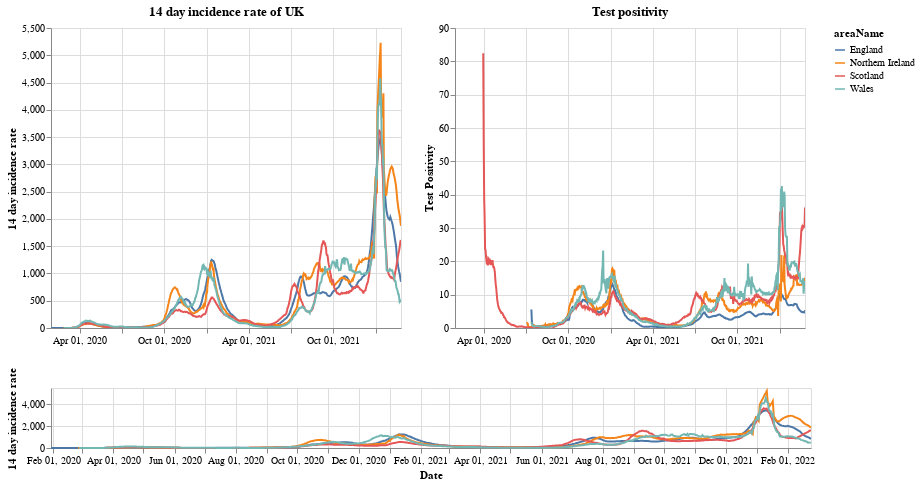

Notebook source saved alongside this figure:
### Markdown cell above
# Plots

First a plot with each country in the UK. The top right shows the positivity rate for (which is the percentage of registered tests which were positive) while the top left is the 14 day incidence rate. The bottom chart can be used to select the timeframe (does not work on a mobile device).

### Code cell
#collapse
brush = alt.selection(type='interval', name='DateBrush',encodings=['x'],fields=['Time'])
leg_selection = alt.selection_multi(fields=['areaName'], bind='legend')

base = alt.Chart(uk_cases).mark_line().encode(
    x=alt.X("yearmonthdate(date):T", axis=alt.Axis(title='Date')),
    y=alt.Y("twoWeeklyCasesRate:Q", axis=alt.Axis(title='14 day incidence rate')),
    tooltip=['areaName', 'date','twoWeeklyCasesRate', 'testPositivity'],
    color='areaName',
    opacity=alt.condition(leg_selection, alt.value(2), alt.value(0.1))
).add_selection(leg_selection).properties(width=350)

upper = base.encode(alt.X('yearmonthdate(date):T', axis=alt.Axis(title=''),
                         scale=alt.Scale(domain=brush))
                   ).properties(title=f'14 day incidence rate of UK')
upper_right = upper.encode(alt.Y('testPositivity:Q', axis=alt.Axis(title='Test Positivity'))).properties(title='Test positivity')
lower = base.properties(height=60, width = 760).add_selection(brush)

(upper | upper_right) & lower

### Figure 1 — Vega-Lite specification as saved in the notebook (floating-point values rounded to 4 significant figures; data arrays with more than 128 entries replaced by an {"elided": "..."} marker saying what was removed)
{"config": {"view": {"continuousWidth": 400, "continuousHeight": 300}}, "vconcat": [{"hconcat": [{"mark": "line", "encoding": {"color": {"type": "nominal", "field": "areaName"}, "opacity": {"condition": {"value": 2, "selection": "selector001"}, "value": 0.1}, "tooltip": [{"type": "nominal", "field": "areaName"}, {"type": "temporal", "field": "date"}, {"type": "quantitative", "field": "twoWeeklyCasesRate"}, {"type": "quantitative", "field": "testPositivity"}], "x": {"type": "temporal", "axis": {"title": ""}, "field": "date", "scale": {"domain": {"selection": "DateBrush"}}, "timeUnit": "yearmonthdate"}, "y": {"type": "quantitative", "axis": {"title": "14 day incidence rate"}, "field": "twoWeeklyCasesRate"}}, "selection": {"selector001": {"type": "multi", "fields": ["areaName"], "bind": "legend"}}, "title": "14 day incidence rate of UK", "width": 350}, {"mark": "line", "encoding": {"color": {"type": "nominal", "field": "areaName"}, "opacity": {"condition": {"value": 2, "selection": "selector001"}, "value": 0.1}, "tooltip": [{"type": "nominal", "field": "areaName"}, {"type": "temporal", "field": "date"}, {"type": "quantitative", "field": "twoWeeklyCasesRate"}, {"type": "quantitative", "field": "testPositivity"}], "x": {"type": "temporal", "axis": {"title": ""}, "field": "date", "scale": {"domain": {"selection": "DateBrush"}}, "timeUnit": "yearmonthdate"}, "y": {"type": "quantitative", "axis": {"title": "Test Positivity"}, "field": "testPositivity"}}, "selection": {"selector001": {"type": "multi", "fields": ["areaName"], "bind": "legend"}}, "title": "Test positivity", "width": 350}]}, {"mark": "line", "encoding": {"color": {"type": "nominal", "field": "areaName"}, "opacity": {"condition": {"value": 2, "selection": "selector001"}, "value": 0.1}, "tooltip": [{"type": "nominal", "field": "areaName"}, {"type": "temporal", "field": "date"}, {"type": "quantitative", "field": "twoWeeklyCasesRate"}, {"type": "quantitative", "field": "testPositivity"}], "x": {"type": "temporal", "axis": {"title": "Date"}, "field": "date", "timeUnit": "yearmonthdate"}, "y": {"type": "quantitative", "axis": {"title": "14 day incidence rate"}, "field": "twoWeeklyCasesRate"}}, "height": 60, "selection": {"selector001": {"type": "multi", "fields": ["areaName"], "bind": "legend"}, "DateBrush": {"type": "interval", "encodings": ["x"], "fields": ["Time"]}}, "width": 760}], "data": {"name": "data-db514d249ad9b12d80698c17c543c36c"}, "$schema": "https://vega.github.io/schema/vega-lite/v4.8.1.json", "datasets": {"data-db514d249ad9b12d80698c17c543c36c": {"elided": "2944 records"}}}
